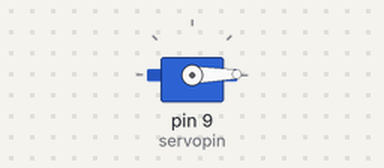
The sketch below on a simulated Arduino Uno, built with avr-gcc and run on an emulated ATmega328P. Parts: servo.

Above: at 0.05 s.
At 2.2 s:
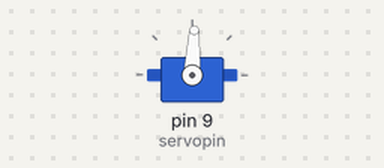
At 4.35 s:
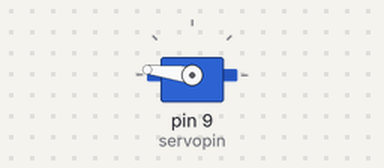
At 8.7 s:
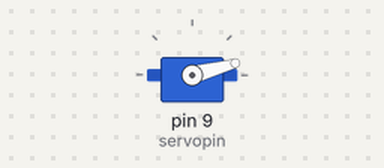
Timing chart, 0 to 11.8 s (numbered marks = the images above):
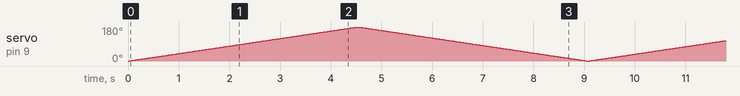

The sketch:

servomotorcontrol.ino
```cpp
#include <Servo.h> // loading the servo library
int pos=0;
int servopin = 9;
int servodelay = 25;
//int potpin = A0;// for using the potentiometer
//int potreading;// for using the potentiometer

Servo myPointer;

void setup() {

	//Serial.begin(9600); // for using the potentiometer
	myPointer.attach(servopin);

}

void loop() {
	//potreading = analogRead(potpin); // for using the potentiometer
	//pos = (155./1023.)*potreading; // for using the potentiometer

	for(pos=0; pos<=180; pos=pos+1) //defining the rotating angle from 0 to 180 degrees
	{
		myPointer.write(pos);
		delay(servodelay); //delay created
	}
	for(pos=180; pos>=0; pos=pos-1) //defining the rotating angle from 180 degrees to 0 degrees
	{
		myPointer.write(pos);
		delay(servodelay);
	}
}
```
